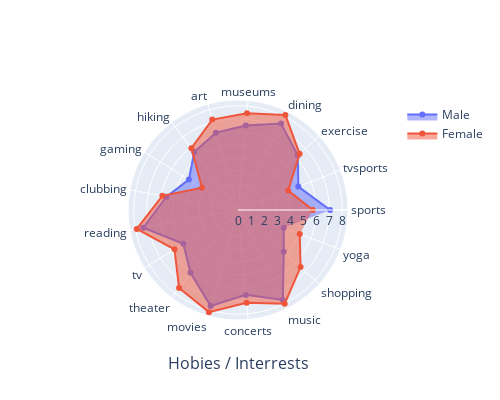

The notebook cell this image was saved under:
### Code cell
interest_male = {}
interest_female = {}
for i in range(len(interest)):
    try :
        interest_male[interest[i]] = dt_population.loc[(dt_population['gender']=='Male'),interest[i]].mean()
        interest_female[interest[i]] = dt_population.loc[(dt_population['gender']=='Female'),interest[i]].mean()
    except KeyError:
        pass

fig = make_subplots(rows=1, cols=1, 
     specs=[[{"type": "polar"}]], 
     x_title='Hobies / Interrests', 
     horizontal_spacing=0, 
     vertical_spacing=0)

fig.add_trace(go.Scatterpolar(r=list(interest_male.values()), theta=list(interest_male.keys()), fill='toself', name='Male'),row=1,col=1)
fig.add_trace(go.Scatterpolar(r=list(interest_female.values()), theta=list(interest_female.keys()), fill='toself', name='Female'),row=1,col=1)

fig.update_layout(
    autosize=False,
    width=500,
    height=400,)

fig.show()

### Figure 1 — Plotly figure (JSON) as saved in the notebook; plotly's stock layout.template omitted (floating-point values rounded to 4 significant figures)
{"data": [{"fill": "toself", "name": "Male", "r": [7.066, 4.963, 6.209, 7.407, 6.513, 6.165, 5.568, 4.432, 5.579, 7.388, 4.93, 6.04, 7.656, 6.538, 7.707, 4.747, 3.766], "subplot": "polar", "theta": ["sports", "tvsports", "exercise", "dining", "museums", "art", "hiking", "gaming", "clubbing", "reading", "tv", "theater", "movies", "concerts", "music", "shopping", "yoga"], "type": "scatterpolar"}, {"fill": "toself", "name": "Female", "r": [5.739, 4.127, 6.396, 8.149, 7.444, 7.213, 5.933, 3.246, 5.903, 7.903, 5.731, 7.5, 8.146, 7.153, 8.037, 6.493, 5.078], "subplot": "polar", "theta": ["sports", "tvsports", "exercise", "dining", "museums", "art", "hiking", "gaming", "clubbing", "reading", "tv", "theater", "movies", "concerts", "music", "shopping", "yoga"], "type": "scatterpolar"}], "layout": {"annotations": [{"font": {"size": 16}, "showarrow": false, "text": "Hobies / Interrests", "x": 0.5, "xanchor": "center", "xref": "paper", "y": 0, "yanchor": "top", "yref": "paper", "yshift": -30}], "autosize": false, "height": 400, "polar": {"domain": {"x": [0, 1], "y": [0, 1]}}, "width": 500}}
